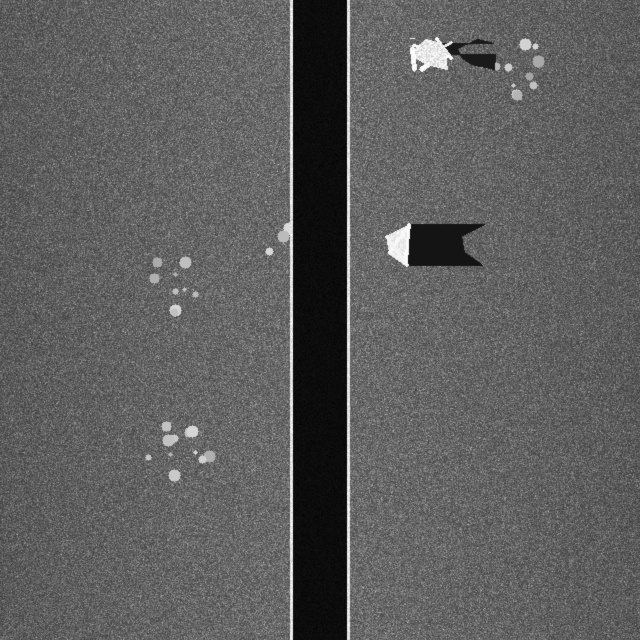
#> input picture frontend/temp/input/cnn_1788705069840_ba266b6f.jpg, 640 x 640 px, found by its file name
$ python image_enhancement.py
#> lines starting #> are read from the running program, lines starting #| are printed output that depends on the picture
import cv2
import numpy as np
import os
import time
import json
import sys

def calculate_psnr(img1, img2):
    try:
        mse = np.mean((img1.astype(np.float64) - img2.astype(np.float64)) ** 2)
        if mse == 0:
            return 100.0
        return float(20 * np.log10(255.0 / np.sqrt(mse)))
    except Exception:
        return 28.5

def calculate_ssim(img1, img2):
    try:
        if len(img1.shape) == 3:
            img1 = cv2.cvtColor(img1, cv2.COLOR_BGR2GRAY)
        if len(img2.shape) == 3:
            img2 = cv2.cvtColor(img2, cv2.COLOR_BGR2GRAY)
        C1 = (0.01 * 255) ** 2
        C2 = (0.03 * 255) ** 2
        img1 = img1.astype(np.float64)
        img2 = img2.astype(np.float64)
        kernel = cv2.getGaussianKernel(11, 1.5)
        window = np.outer(kernel, kernel.transpose())
        mu1 = cv2.filter2D(img1, -1, window)
        mu2 = cv2.filter2D(img2, -1, window)
        mu1_sq = mu1 ** 2
        mu2_sq = mu2 ** 2
        mu1_mu2 = mu1 * mu2
        sigma1_sq = cv2.filter2D(img1 ** 2, -1, window) - mu1_sq
        sigma2_sq = cv2.filter2D(img2 ** 2, -1, window) - mu2_sq
        sigma12 = cv2.filter2D(img1 * img2, -1, window) - mu1_mu2
        ssim_map = ((2 * mu1_mu2 + C1) * (2 * sigma12 + C2)) / ((mu1_sq + mu2_sq + C1) * (sigma1_sq + sigma2_sq + C2))
        return float(np.clip(ssim_map.mean(), 0.0, 1.0))
    except Exception:
        return 0.88

def enhance_image(input_path, output_path):
    """
    Acoustic Side-Scan Sonar (SSS) Signal Enhancement Pipeline:
    1. Grayscale acoustic backscatter matrix conversion
    2. Slant-range Time-Varied Gain (TVG) and CLAHE equalization
    3. Adaptive bilateral filtering for Rayleigh speckle noise suppression
    4. Specular acoustic highlight & acoustic shadow edge contrast preservation
    """
    try:
        start_time = time.time()

        # Read the acoustic sonar image
        original = cv2.imread(input_path)
#> original is the input picture: shape (640, 640, 3); min 0, max 255, mean 93.5
        if original is None:
            print(f"ERROR: Could not read input image: {input_path}", file=sys.stderr)
            return {'error': 'Could not read input image'}

        # Ensure single-channel acoustic backscatter representation
        if len(original.shape) == 3:
            gray = cv2.cvtColor(original, cv2.COLOR_BGR2GRAY)
        else:
            gray = original.copy()

        # 1. Acoustic CLAHE: Equalize acoustic attenuation across slant-range distances
        clahe = cv2.createCLAHE(clipLimit=2.8, tileGridSize=(8, 8))
        gain_equalized = clahe.apply(gray)
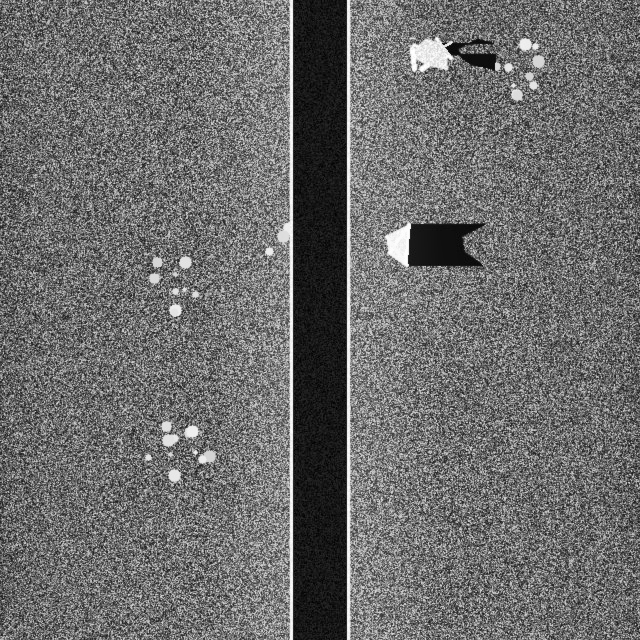
#> gain_equalized: shape (640, 640); min 0, max 255, mean 107.9

        # 2. Adaptive Bilateral Filter: Suppress Rayleigh acoustic speckle noise
        # while preserving sharp acoustic shadow interfaces and specular highlight edges
        speckle_filtered = cv2.bilateralFilter(gain_equalized, d=7, sigmaColor=35.0, sigmaSpace=35.0)

        # 3. Acoustic Highlight Boost (Unsharp masking for seabed targets)
        gaussian = cv2.GaussianBlur(speckle_filtered, (0, 0), 2.0)
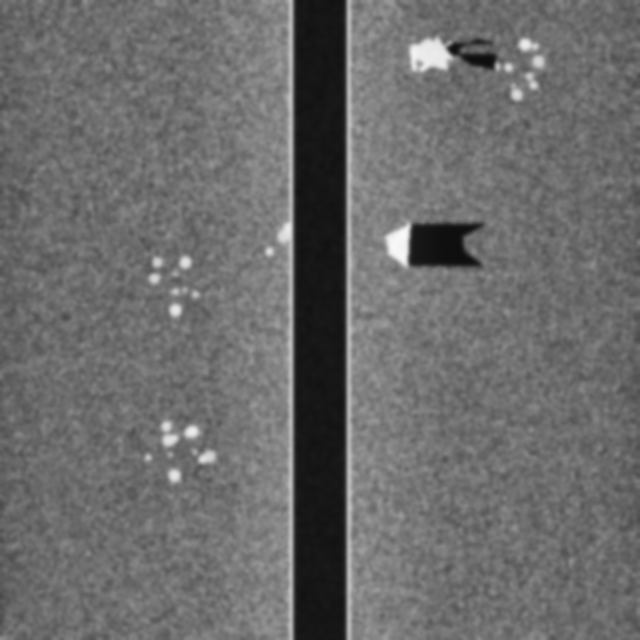
#> gaussian: shape (640, 640); min 14, max 249, mean 107.3
        sharpened = cv2.addWeighted(speckle_filtered, 1.4, gaussian, -0.4, 0)
        enhanced_gray = np.clip(sharpened, 0, 255).astype(np.uint8)

        # Save enhanced sonar image (as 3-channel for browser preview compatibility)
        enhanced_bgr = cv2.cvtColor(enhanced_gray, cv2.COLOR_GRAY2BGR)
        cv2.imwrite(output_path, enhanced_bgr)

        processing_time = time.time() - start_time

        # Acoustic Metrics Calculation (pure numpy / opencv)
        psnr_value = calculate_psnr(gray, enhanced_gray)
#> in calculate_psnr, `mse = np.mean((img1.astype(np.float64) - img2.astype(np.float64)) ** 2)`: mse = 641.9
#> psnr_value = 20.06
        ssim_value = calculate_ssim(gray, enhanced_gray)
#> in calculate_ssim, `mu1_sq = mu1 ** 2`:
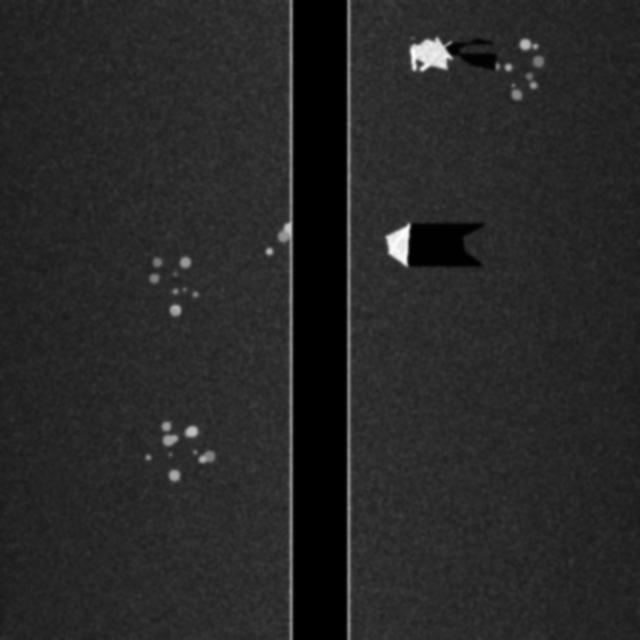
#> mu1_sq: shape (640, 640) float64; min 77.04, max 60550.6, mean 9534.2; drawn with min black and max white
#> in calculate_ssim, `mu2_sq = mu2 ** 2`:
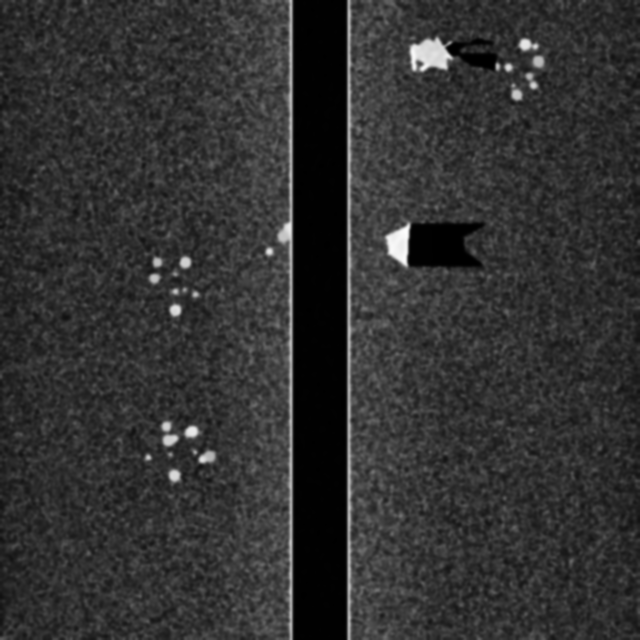
#> mu2_sq: shape (640, 640) float64; min 75.85, max 63808.3, mean 12547.2; drawn with min black and max white
#> in calculate_ssim, `sigma1_sq = cv2.filter2D(img1 ** 2, -1, window) - mu1_sq`:
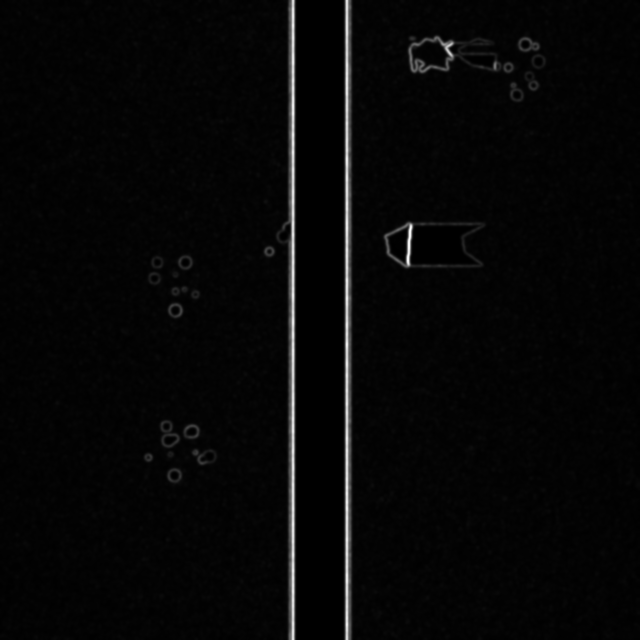
#> sigma1_sq: shape (640, 640) float64; min -7.33e-12, max 10464.2, mean 285.6; drawn with min black and max white
#> in calculate_ssim, `sigma2_sq = cv2.filter2D(img2 ** 2, -1, window) - mu2_sq`:
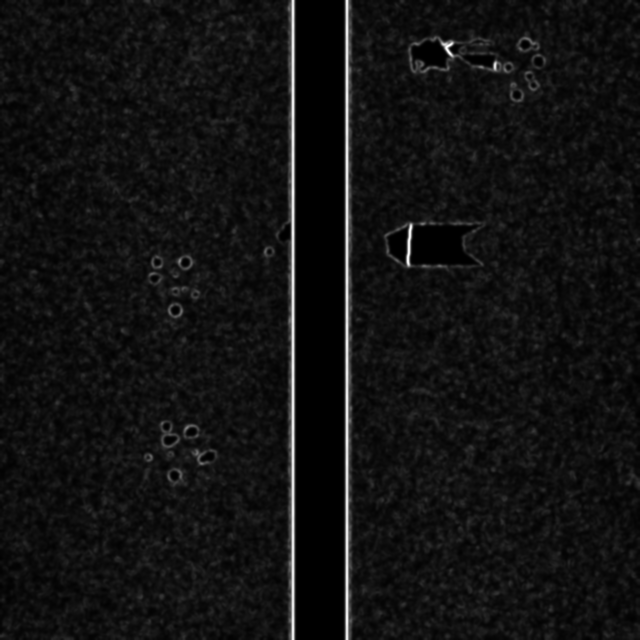
#> sigma2_sq: shape (640, 640) float64; min -9.38e-12, max 15567.6, mean 1118.7; drawn with min black and max white
#> in calculate_ssim, `ssim_map = ((2 * mu1_mu2 + C1) * (2 * sigma12 + C2)) / ((mu1_sq + mu2_..`:
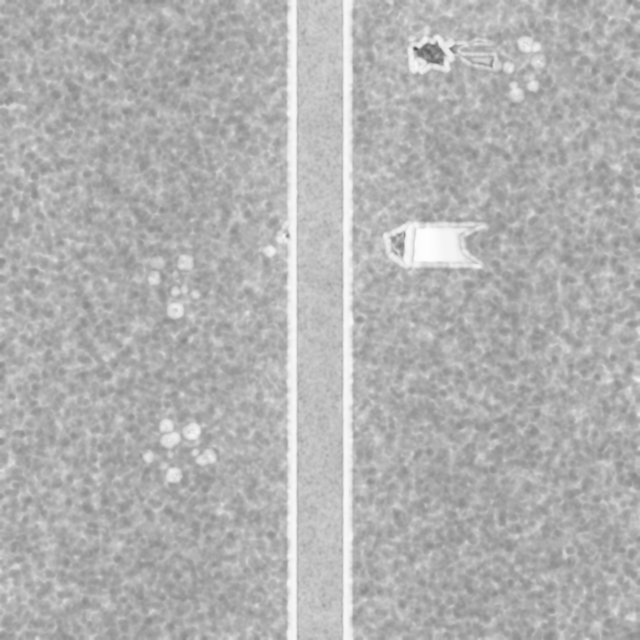
#> ssim_map: shape (640, 640) float64; min 0.326, max 0.997, mean 0.7
#> ssim_value = 0.7

        # Contrast Improvement Ratio (CIR): Highlight-to-shadow contrast gain
        # Measure top 90% (specular highlights) vs bottom 10% (acoustic shadows)
        orig_hi, orig_lo = float(np.percentile(gray, 90)), float(np.percentile(gray, 10))
#> orig_hi = 119; orig_lo = 73
        enh_hi, enh_lo = float(np.percentile(enhanced_gray, 90)), float(np.percentile(enhanced_gray, 10))
#> enh_hi = 167; enh_lo = 51

        orig_contrast = max(1.0, orig_hi - orig_lo)
#> orig_contrast = 46
        enh_contrast = max(1.0, enh_hi - enh_lo)
#> enh_contrast = 116
        contrast_improvement = float((enh_contrast - orig_contrast) / orig_contrast * 100.0)
#> contrast_improvement = 152.2

        return {
            'psnr': float(round(psnr_value, 2)),
            'ssim': float(round(ssim_value, 4)),
            'uiqm_original': float(round(orig_contrast, 2)),
            'uiqm_enhanced': float(round(enh_contrast, 2)),
            'uiqm_improvement': float(round(contrast_improvement, 2)),
            'processing_time': float(round(processing_time, 3))
        }
    except Exception as e:
        print(f"ERROR: Exception in enhancement: {str(e)}", file=sys.stderr)
        import traceback
        traceback.print_exc(file=sys.stderr)
        return {'error': str(e)}

if __name__ == "__main__":
    import sys
    if len(sys.argv) >= 3:
        input_path = sys.argv[1]
        output_path = sys.argv[2]
    else:
        input_path = r"C:/Users/Rupam Ghosh/OneDrive/Desktop/SIH26/frontend/temp/input/cnn_1788705069840_ba266b6f.jpg"
        output_path = r"C:/Users/Rupam Ghosh/OneDrive/Desktop/SIH26/frontend/temp/output/enhanced_cnn_1788705069840_ba266b6f.jpg"

    result = enhance_image(input_path, output_path)
#> result = {'psnr': 20.06, 'ssim': 0.7, 'uiqm_original': 46, 'uiqm_enhanced': 116, 'uiqm_improvement': 152.2, 'processing_time': 0.221}
    if result:
        print(f"__JSON_START__{json.dumps(result)}__JSON_END__")
#| __JSON_START__{"psnr": 20.06, "ssim": 0.6996, "uiqm_original": 46.0, "uiqm_enhanced": 116.0, "uiqm_improvement": 152.17, "processing_time": 0.221}__JSON_END__
    else:
        print(f"__JSON_START__{json.dumps({'error': 'Enhancement failed'})}__JSON_END__")

$ run again, with backend/sample_data/sample_coastal_survey.jpg copied over frontend/temp/input/cnn_1788705069840_ba266b6f.jpg
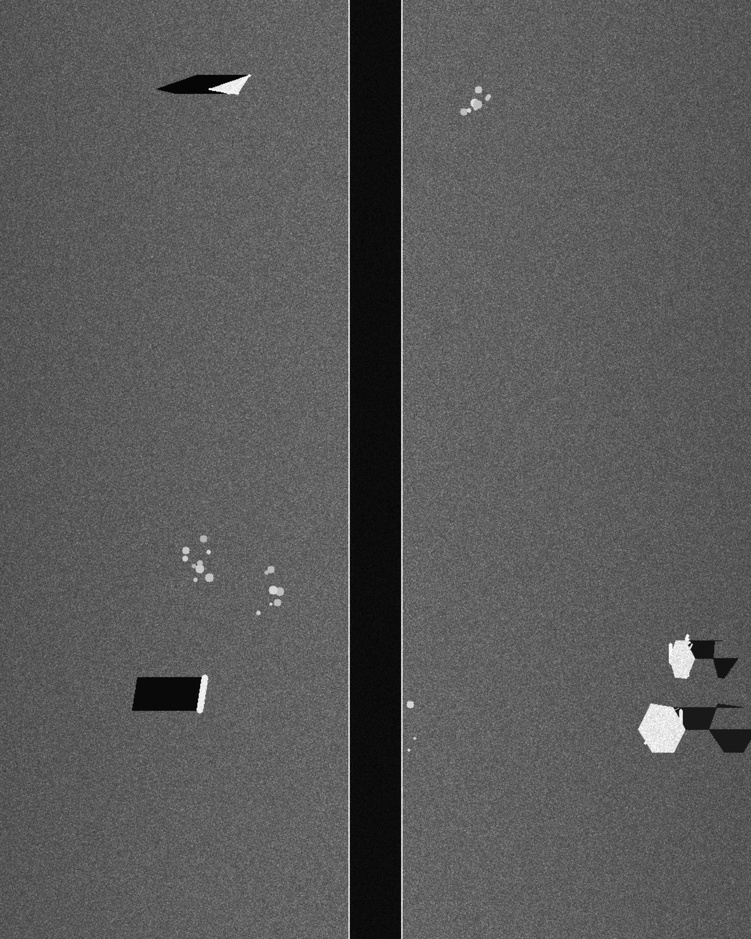
#> input picture backend/sample_data/sample_coastal_survey.jpg, 751 x 939 px, shrunk from 1024 x 1280 before the run, found by its file name
#> in enhance_image, original is the input picture: shape (939, 751, 3); min 0, max 255, mean 89
#> in enhance_image, `gain_equalized = clahe.apply(gray)`:
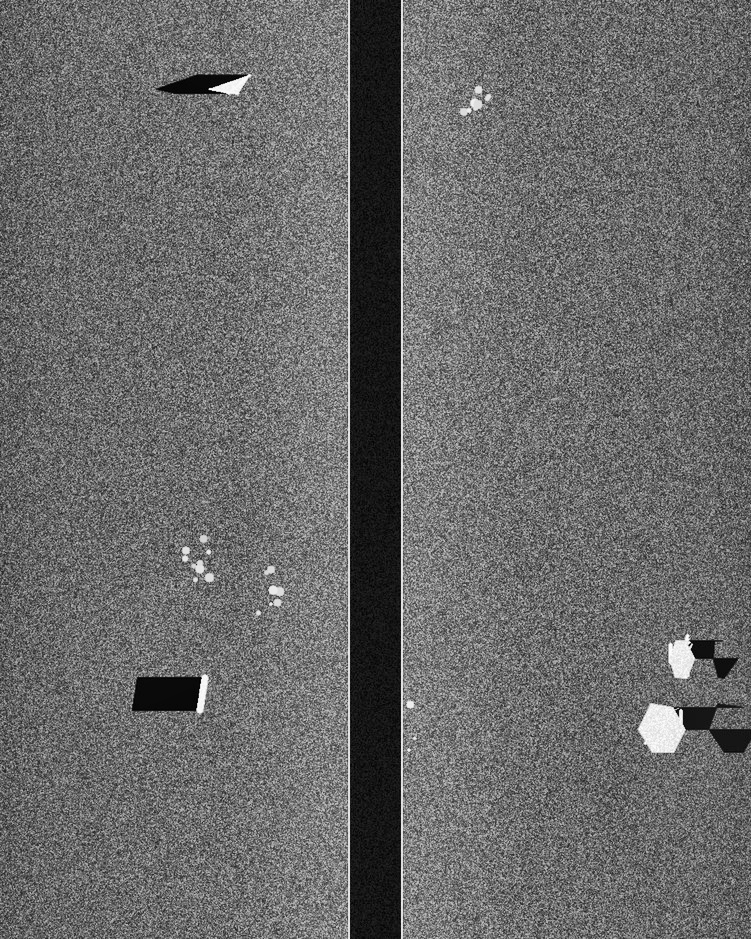
#> gain_equalized: shape (939, 751); min 1, max 255, mean 105.6
#> mse = 451.2
#> psnr_value = 21.59
#> in calculate_ssim, `ssim_map = ((2 * mu1_mu2 + C1) * (2 * sigma12 + C2)) / ((mu1_sq + mu2_..`:
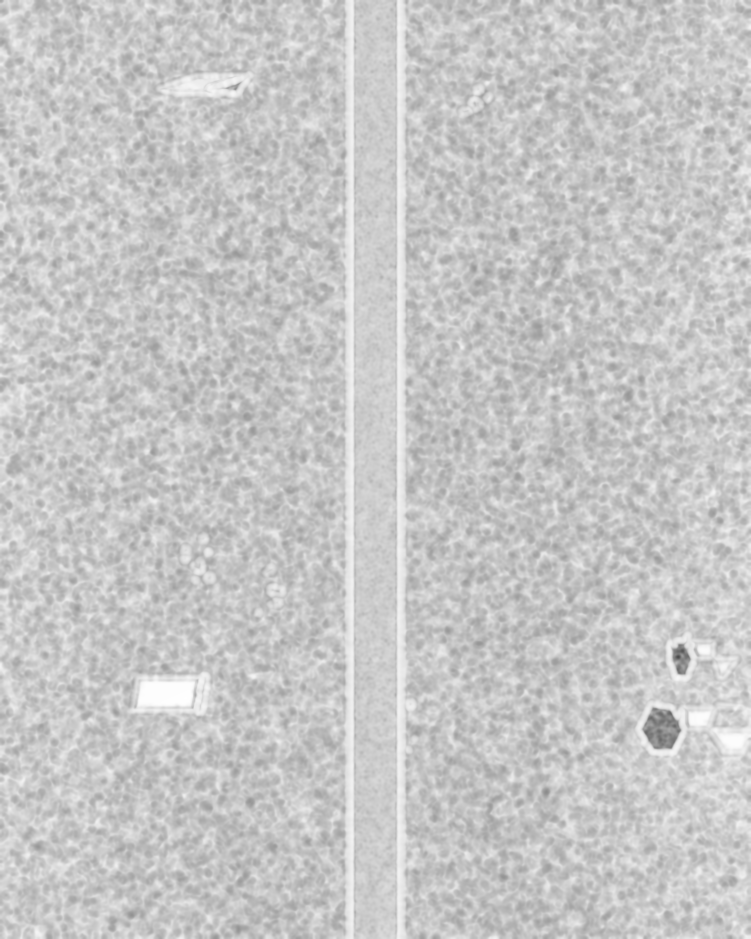
#> ssim_map: shape (939, 751) float64; min 0.3, max 1, mean 0.781
#> ssim_value = 0.781
#> orig_hi = 108; orig_lo = 75
#> enh_hi = 143; enh_lo = 71
#> orig_contrast = 33
#> enh_contrast = 72
#> contrast_improvement = 118.2
#> result = {'psnr': 21.59, 'ssim': 0.781, 'uiqm_original': 33, 'uiqm_enhanced': 72, 'uiqm_improvement': 118.2, 'processing_time': 0.371}
#| __JSON_START__{"psnr": 21.59, "ssim": 0.7811, "uiqm_original": 33.0, "uiqm_enhanced": 72.0, "uiqm_improvement": 118.18, "processing_time": 0.371}__JSON_END__

$ run again, with backend/sample_data/sample_deep_trench.jpg copied over frontend/temp/input/cnn_1788705069840_ba266b6f.jpg
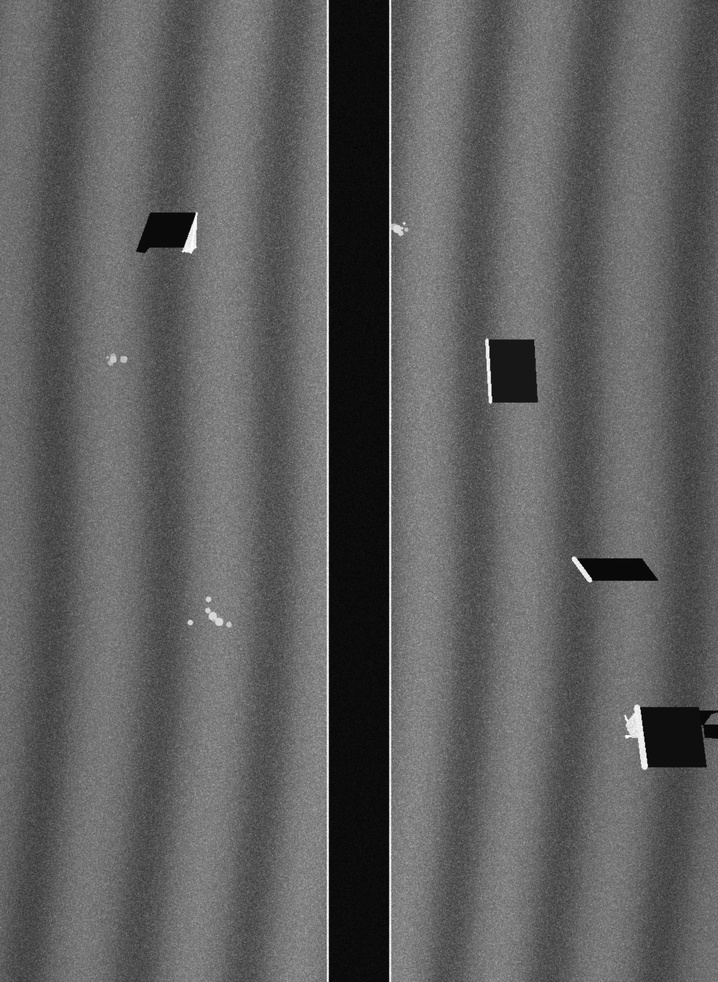
#> input picture backend/sample_data/sample_deep_trench.jpg, 718 x 982 px, shrunk from 1024 x 1400 before the run, found by its file name
#> in enhance_image, original is the input picture: shape (982, 718, 3); min 0, max 255, mean 94.7
#> in enhance_image, `gaussian = cv2.GaussianBlur(speckle_filtered, (0, 0), 2.0)`:
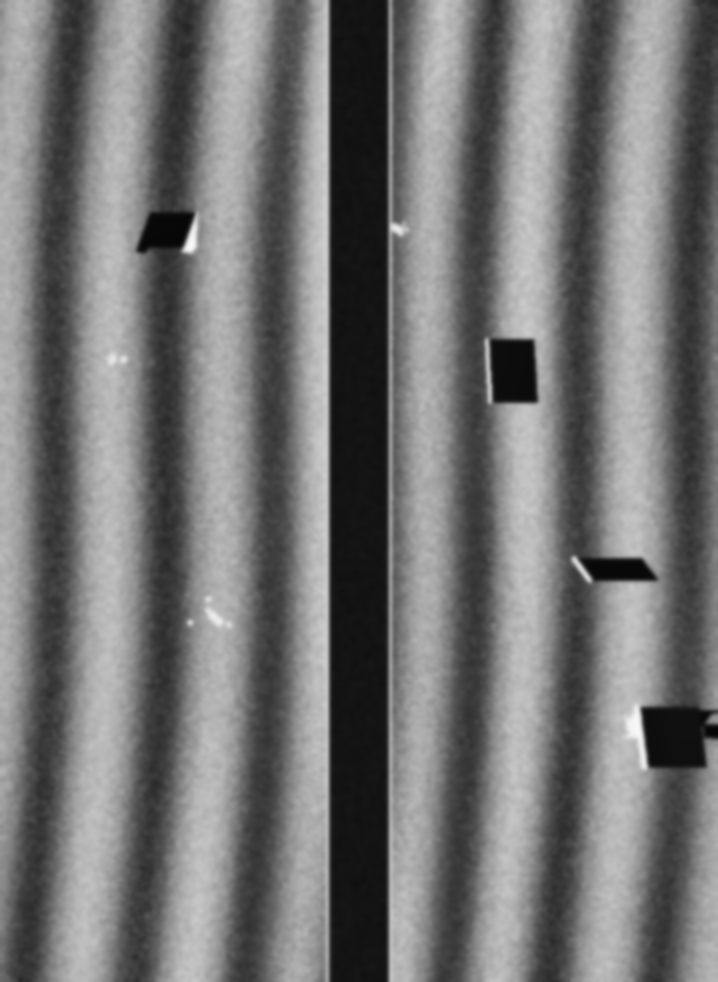
#> gaussian: shape (982, 718); min 6, max 249, mean 115.9
#> mse = 1380.9
#> psnr_value = 16.73
#> in calculate_ssim, `ssim_map = ((2 * mu1_mu2 + C1) * (2 * sigma12 + C2)) / ((mu1_sq + mu2_..`:
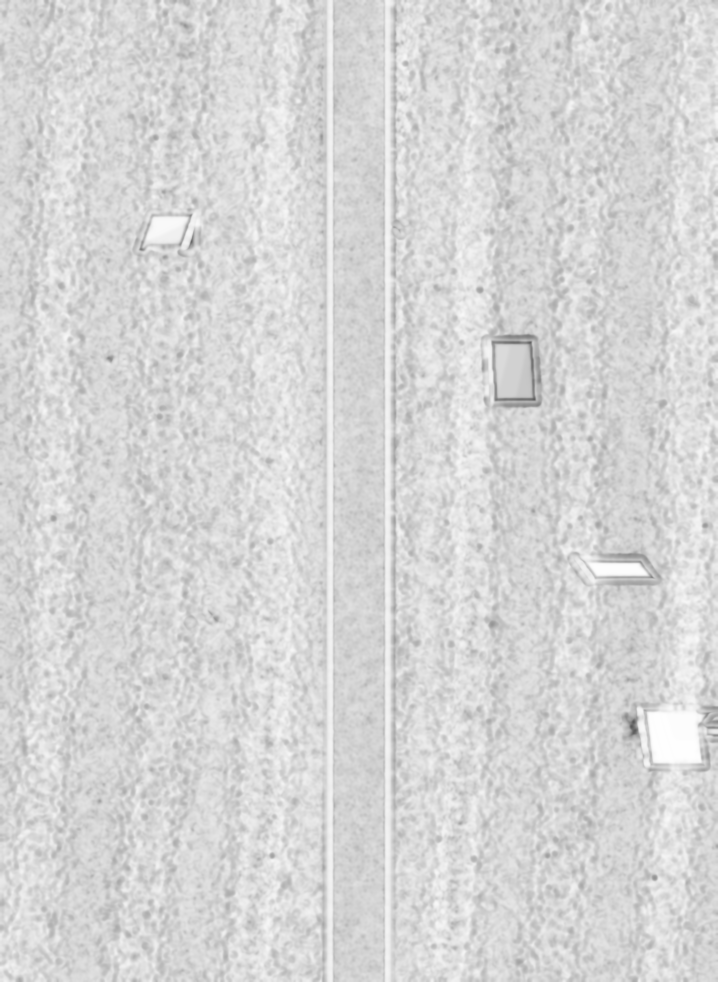
#> ssim_map: shape (982, 718) float64; min 0.36, max 1, mean 0.841
#> ssim_value = 0.841
#> orig_hi = 127; orig_lo = 61
#> enh_hi = 186; enh_lo = 36
#> orig_contrast = 66
#> enh_contrast = 150
#> contrast_improvement = 127.3
#> result = {'psnr': 16.73, 'ssim': 0.841, 'uiqm_original': 66, 'uiqm_enhanced': 150, 'uiqm_improvement': 127.3, 'processing_time': 0.365}
#| __JSON_START__{"psnr": 16.73, "ssim": 0.8412, "uiqm_original": 66.0, "uiqm_enhanced": 150.0, "uiqm_improvement": 127.27, "processing_time": 0.365}__JSON_END__
